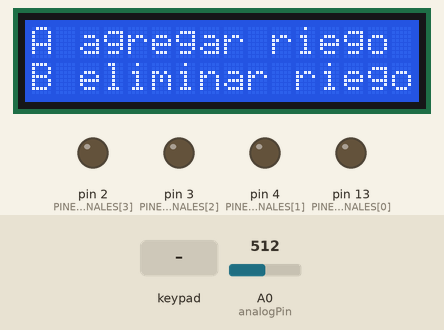
Recording of a program running on a simulated Arduino Nano, built with avr-gcc and run on an emulated ATmega328P. Parts: 16×2 character LCD, output pins drawn as LEDs (lit = HIGH). Inputs (shaded band) come from the test bench; at power-on: A0 (analogPin) = 512. The local clock reads 2024-03-15 10:24:30 at power-on unless the program sets it; EEPROM starts erased; what the program prints to the serial monitor is not drawn.

Above: at 1.2 s.
1.3 s: key 'A' pressed
At 2.6 s:
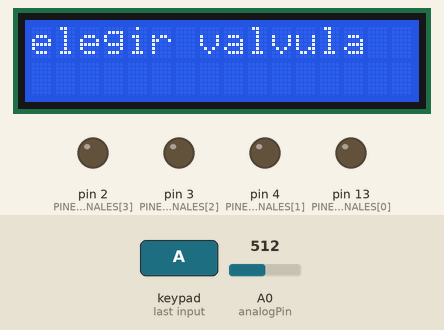
2.9 s: keypad keys 1 2 1 1 1 0 9 D pressed 0.4 s apart
At 3.6 s:
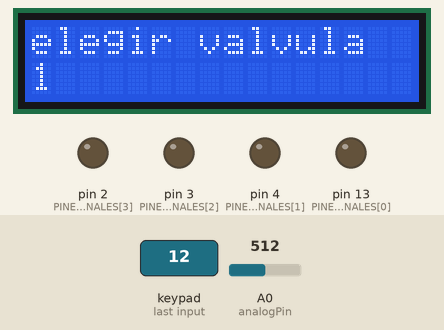
7.6 s: key '5' pressed
At 9.5 s:
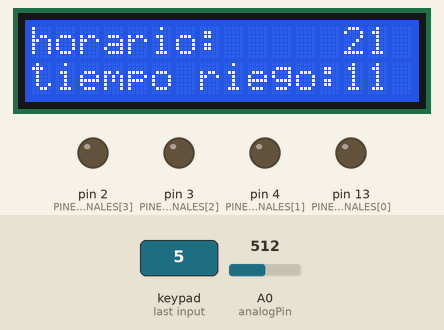
10.6 s: key 'B' pressed
At 12.7 s:
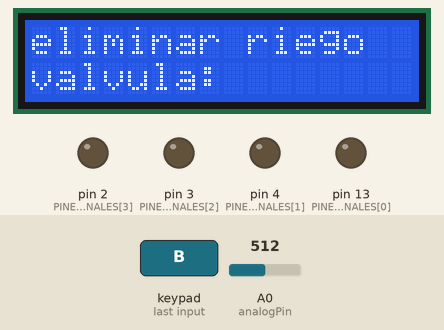
13.3 s: keypad keys 1 2 1 1 1 0 9 pressed 0.4 s apart
At 15.1 s:
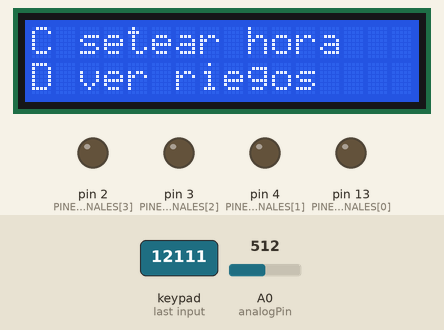
17.6 s: A0 (analogPin) set to 306
Timing chart, 0 to 20.6 s (numbered marks = the images above; inputs shaded):
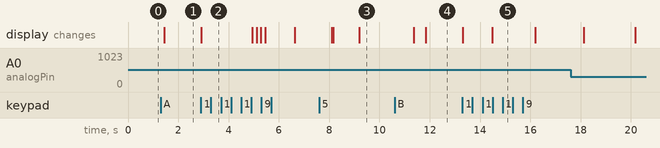

Measured:
- after the input at 1.3 s, the display: changes after 0.15 s (image 1)
- after the input at 2.9 s, the display: changes at once (image 2)
- after the input at 7.6 s, the display: first differs from a run without the input after 0.57 s (image 3 shows a later state)
- after the input at 10.6 s, the display: first differs from a run without the input after 1.2 s (image 4)
- after the input at 13.3 s, the display: first changes at once (image 5 shows a later state)

The program:

main.cpp
```cpp
#include <Arduino.h>
#include <math.h>
#include <Wire.h>
#include <DS3231.h>
#include <LiquidCrystal_I2C.h>
#include <Keypad.h>
#include <EEPROM.h>

const byte rowsCount = 4;
const byte columsCount = 4;
char keys[rowsCount][columsCount] = {
   { '1','2','3', 'A' },
   { '4','5','6', 'B' },
   { '7','8','9', 'C' },
   { '*','0','#', 'D' }
};
const byte rowPins[rowsCount] = {12, 11, 10 , 9};
const byte columnPins[columsCount] = {8, 7, 6, 5 };

Keypad keypad = Keypad(makeKeymap(keys), rowPins, columnPins, rowsCount, columsCount);

//Crear el objeto lcd  dirección  0x3F y 16 columnas x 2 filas
LiquidCrystal_I2C lcd(0x27,16,2);

DS3231 reloj;
int NIVEL_DE_HUMEDAD = 80; //en porsentaje
int PINES_DE_CANALES[5] = {13, 4, 3, 2, 1}; //pinOut que le corresponde a cada canal
int analogPin = A0;

struct riego{
  int hora;                 //hora de riego
  int tiempo_encendido;     //duracion de cada riego
};

/*
* los tiempos de riegos se guardaran en la variable valvula, que es una array de array de la estructura riego
* de la forma valvulas[i][j], el valor i corresponde al canal y la j sera una array de riego, que contedra cada
* hora de riego y su duracion (.hora, .tiempo_encendido)
*/
struct riego valvulas[5][5];

void actualizar_EEprom_desde_riego(bool act)
{
  if (act)
    EEPROM.put(1, valvulas);
  else
    EEPROM.update(1, valvulas);
}

void actualiazar_riego_desde_eeprom()
{
  EEPROM.get(1, valvulas);
}

void esperar_entero(int &i)
{
  int car;
  do
  {
    car = keypad.getKey() - '0';
  } while (!(car >= 0 && car <= 9));
  i = car;
}

void escribir_menu()
{
  lcd.clear();
  if((reloj.getSecond() / 2) % 2){
    lcd.setCursor(0, 0);
    lcd.print("A agregar riego");
    lcd.setCursor(0, 1);
    lcd.print("B eliminar riego");
    }
  else
  {
    lcd.setCursor(0,0);
    lcd.print("C setear hora");
    lcd.setCursor(0,1);
    lcd.print("D ver riegos");
  }
}

void esperar_entero_n_digitos(int &i, int dig)
{
  i = 0;
  int n;
  for(int j = dig-1; j>=0; j--)
  {
    esperar_entero(n);
    i += n*pow(10,j);
  }
}

void imprimir_entero(int i, int c, int f)
{
    lcd.setCursor(c, f);
  int d1, d2;
  if (i>9)
  {
    d1=i-i%10;
    d2=i-d1;
  }
  else
  {
    d1=0;
    d2=i;
  }
    lcd.print(d1);
    lcd.setCursor(c+1,f);
    lcd.print(d2);
}

void esperar_entero_n_digitos_imprimiendo(int &i, int dig, int c, int f)
{
  i = 0;
  int n;
  for(int j = dig-1; j>=0; j--)
  {
    esperar_entero(n);
      lcd.setCursor(c, f);
      lcd.print(n);
    c++;
    i += n*pow(10, j);
  }
}
//ingresar horaio en formato 24h 00:00 (horas, minutos)
void agregar_riego()
{
    lcd.clear();
    lcd.setCursor(0, 0);
    lcd.print("elegir valvula");
  int canal;
  esperar_entero(canal);
    lcd.setCursor(0, 1);
    lcd.println(canal);
    delay(2000);
    lcd.clear();
    lcd.setCursor(0, 0);
    lcd.print("horario: (hh:mm)");
  int h, t, r = 0;
  while (valvulas[canal][r].tiempo_encendido != 0 && r < 5)
    r++;
  esperar_entero_n_digitos_imprimiendo(h, 2, 0, 1);
  valvulas[canal][r].hora = h;

  lcd.setCursor(2, 1);
  lcd.print(":");
  esperar_entero_n_digitos_imprimiendo(t, 2, 3, 1);
  valvulas[canal][r].tiempo_encendido = t;
  delay(1000);
  actualizar_EEprom_desde_riego(true);
}

void eliminar_riegos()
{
    lcd.clear();
    lcd.setCursor(0, 0);
    lcd.print("eliminar riego");
    lcd.setCursor(0, 1);
    lcd.print("valvula: ");
  int r;
  esperar_entero_n_digitos_imprimiendo(r ,1, 8, 1);
  digitalWrite(PINES_DE_CANALES[r], 0);
  for (int j = 0; j < 5; j++)
    valvulas[r][j].tiempo_encendido = 0;
  delay(1000);
  actualizar_EEprom_desde_riego(false);
}

void setear_hora()
{
  int h , m;
    lcd.clear();
    lcd.setCursor(0, 0);
    lcd.print("hora actual: ");
  esperar_entero_n_digitos_imprimiendo(h, 2, 0, 1);
    lcd.setCursor(2, 1);
    lcd.print(":");
  esperar_entero_n_digitos_imprimiendo(m, 2, 3, 1);
  reloj.setMinute(h);
  reloj.setSecond(m);
}

void ver_riegos()
{
  int canal;
  lcd.clear();
  lcd.print("ver valvula");
  esperar_entero_n_digitos_imprimiendo(canal, 1, 0,1);
  delay(1000);
  for (int i = 0; i < 5; i++)
  {
    if (valvulas[canal][i].tiempo_encendido)
    {
      lcd.clear();
      lcd.setCursor(0,0);
      lcd.print("horario: ");
      imprimir_entero(valvulas[canal][i].hora, 13, 0);
      lcd.setCursor(0, 1);
      lcd.print("tiempo riego:");
      imprimir_entero(valvulas[canal][i].tiempo_encendido, 13, 1);
      delay(2000);
    }
  }
}

int rr = 0;
bool humedadAlta()
{
  int pocentajeHumedad = map(analogRead(analogPin), 366, 1024, 100, 0);
    Serial.println("");
    Serial.print("r: ");
    Serial.println(rr);
    Serial.print("humedad: ");
    Serial.println(analogRead(analogPin));
    Serial.println(pocentajeHumedad);
  if(pocentajeHumedad > NIVEL_DE_HUMEDAD)
    rr++;
  else
    rr = 0;
  if (rr >= 300){
    rr = 300; return true;}
  else return false;
}

/**********************************************************************************************************/

void setup()
{
  Serial.begin(9600);
  Wire.begin();
  for (auto &&i : PINES_DE_CANALES)
    pinMode(i, OUTPUT);
  lcd.init();
  lcd.backlight();
  actualiazar_riego_desde_eeprom();
}

/**********************************************************************************************************/

void loop()
{
  //************************************************************//
  //                             Menu                           //
  //************************************************************//

  //1 agregar riego
  //2 elimnar riego
  //3 poner horario
  //4 visulizar riegos
  escribir_menu();
    char car =keypad.getKey();  // leer un byte de entrada
    switch (car){
    case 'A':                  //agregar riego
      delay(100);
      agregar_riego();

      break;
    case 'B':                  //eliminar riegos de un canal
      delay(100);
      eliminar_riegos();
      break;
    case 'C':                  //setear hora
      delay(100);
      setear_hora();
      break;
    case 'D':
      delay(100);
      ver_riegos();            //visualizar riegos
      break;
    default:
      break;
    }
  //************************************************************//
  //                    Activar valvulas                        //
  //************************************************************//
  if(humedadAlta())
    for (int i = 0; i<5; i++)   //recorrer vavulas
        digitalWrite(PINES_DE_CANALES[i], 0);
  else{
  for (int i = 0; i < 5; i++)   //recorrer vavulas
    for (int j = 0; j < 5; j++) //recorres riegos
      if(reloj.getMinute() == valvulas[i][j].hora)
        if (valvulas[i][j].tiempo_encendido != 0)
          digitalWrite(PINES_DE_CANALES[i], (valvulas[i][j].tiempo_encendido >= reloj.getSecond()));
  }
    Serial.print(reloj.getMinute());
    Serial.print(":");
    Serial.println(reloj.getSecond());
  delay(100);
}
```
